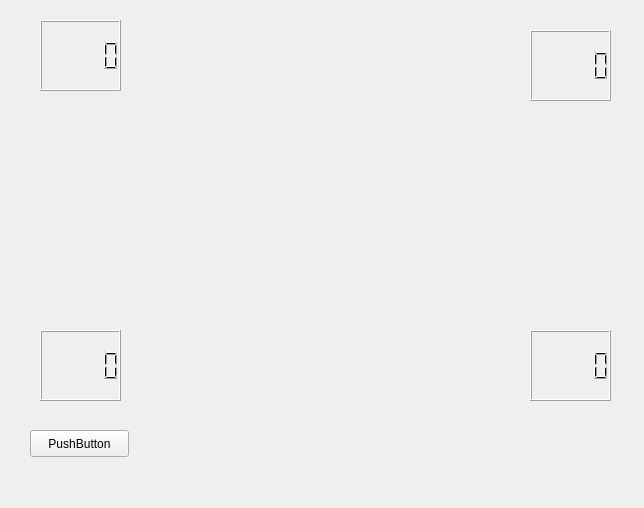
<?xml version="1.0" encoding="UTF-8"?>
<ui version="4.0">
 <class>cuerpo</class>
 <widget class="QWidget" name="cuerpo">
  <property name="geometry">
   <rect>
    <x>0</x>
    <y>0</y>
    <width>644</width>
    <height>508</height>
   </rect>
  </property>
  <property name="windowTitle">
   <string>Form</string>
  </property>
  <widget class="QLabel" name="inf_isq">
   <property name="geometry">
    <rect>
     <x>153</x>
     <y>328</y>
     <width>54</width>
     <height>91</height>
    </rect>
   </property>
   <property name="cursor">
    <cursorShape>PointingHandCursor</cursorShape>
   </property>
   <property name="text">
    <string/>
   </property>
   <property name="pixmap">
    <pixmap resource="rsc.qrc">:/imagenes/llantaI.png</pixmap>
   </property>
   <property name="scaledContents">
    <bool>true</bool>
   </property>
  </widget>
  <widget class="QGraphicsView" name="grafico">
   <property name="enabled">
    <bool>true</bool>
   </property>
   <property name="geometry">
    <rect>
     <x>290</x>
     <y>270</y>
     <width>222</width>
     <height>222</height>
    </rect>
   </property>
   <property name="styleSheet">
    <string notr="true">background: transparent;
border: none;

</string>
   </property>
   <property name="lineWidth">
    <number>0</number>
   </property>
  </widget>
  <widget class="QLabel" name="inf_der">
   <property name="geometry">
    <rect>
     <x>458</x>
     <y>328</y>
     <width>54</width>
     <height>91</height>
    </rect>
   </property>
   <property name="cursor">
    <cursorShape>PointingHandCursor</cursorShape>
   </property>
   <property name="text">
    <string/>
   </property>
   <property name="pixmap">
    <pixmap resource="rsc.qrc">:/imagenes/llantaD.png</pixmap>
   </property>
   <property name="scaledContents">
    <bool>true</bool>
   </property>
  </widget>
  <widget class="QPushButton" name="pushButton">
   <property name="geometry">
    <rect>
     <x>30</x>
     <y>430</y>
     <width>99</width>
     <height>27</height>
    </rect>
   </property>
   <property name="text">
    <string>PushButton</string>
   </property>
  </widget>
  <widget class="QLabel" name="sup_der">
   <property name="geometry">
    <rect>
     <x>458</x>
     <y>16</y>
     <width>54</width>
     <height>91</height>
    </rect>
   </property>
   <property name="cursor">
    <cursorShape>PointingHandCursor</cursorShape>
   </property>
   <property name="text">
    <string/>
   </property>
   <property name="pixmap">
    <pixmap resource="rsc.qrc">:/imagenes/llantaD.png</pixmap>
   </property>
   <property name="scaledContents">
    <bool>true</bool>
   </property>
  </widget>
  <widget class="QLabel" name="cuerpo_2">
   <property name="geometry">
    <rect>
     <x>187</x>
     <y>16</y>
     <width>290</width>
     <height>415</height>
    </rect>
   </property>
   <property name="text">
    <string/>
   </property>
   <property name="pixmap">
    <pixmap resource="rsc.qrc">:/imagenes/Interfaz.png</pixmap>
   </property>
   <property name="scaledContents">
    <bool>true</bool>
   </property>
  </widget>
  <widget class="QLabel" name="sup_isq">
   <property name="geometry">
    <rect>
     <x>153</x>
     <y>16</y>
     <width>54</width>
     <height>91</height>
    </rect>
   </property>
   <property name="cursor">
    <cursorShape>PointingHandCursor</cursorShape>
   </property>
   <property name="text">
    <string/>
   </property>
   <property name="pixmap">
    <pixmap resource="rsc.qrc">:/imagenes/llantaI.png</pixmap>
   </property>
   <property name="scaledContents">
    <bool>true</bool>
   </property>
  </widget>
  <widget class="QLCDNumber" name="izq_sup">
   <property name="geometry">
    <rect>
     <x>40</x>
     <y>20</y>
     <width>81</width>
     <height>71</height>
    </rect>
   </property>
  </widget>
  <widget class="QLCDNumber" name="dere_sup">
   <property name="geometry">
    <rect>
     <x>530</x>
     <y>30</y>
     <width>81</width>
     <height>71</height>
    </rect>
   </property>
  </widget>
  <widget class="QLCDNumber" name="izq_inf">
   <property name="geometry">
    <rect>
     <x>40</x>
     <y>330</y>
     <width>81</width>
     <height>71</height>
    </rect>
   </property>
  </widget>
  <widget class="QLCDNumber" name="dere_inf">
   <property name="geometry">
    <rect>
     <x>530</x>
     <y>330</y>
     <width>81</width>
     <height>71</height>
    </rect>
   </property>
  </widget>
 </widget>
 <resources>
  <include location="rsc.qrc"/>
 </resources>
 <connections/>
</ui>
